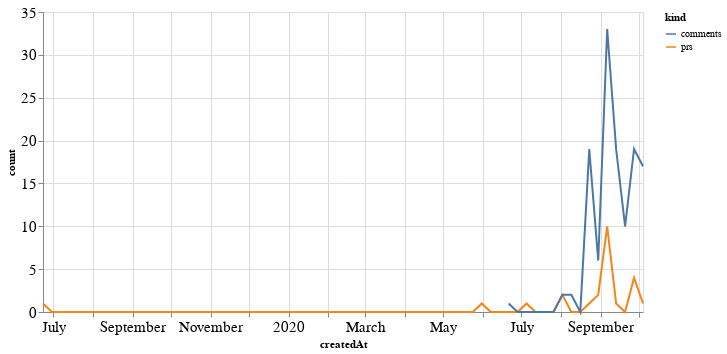

Source (notebook cell):
### Code cell
alt.Chart(total_time, width=600).mark_line().encode(
    x='createdAt',
    y='count',
    color='kind'
)

### Figure 1 — Vega-Lite specification as saved in the notebook (floating-point values rounded to 4 significant figures; data arrays with more than 128 entries replaced by an {"elided": "..."} marker saying what was removed)
{"config": {"axisLeft": {"labelFontSize": 15}, "axisBottom": {"labelFontSize": 15}}, "data": {"name": "data-4aab738d410bb89d1c346b7072d2b617"}, "mark": "line", "encoding": {"color": {"type": "nominal", "field": "kind"}, "x": {"type": "temporal", "field": "createdAt"}, "y": {"type": "quantitative", "field": "count"}}, "width": 600, "$schema": "https://vega.github.io/schema/vega-lite/v4.8.1.json", "datasets": {"data-4aab738d410bb89d1c346b7072d2b617": {"elided": "136 records"}}}
